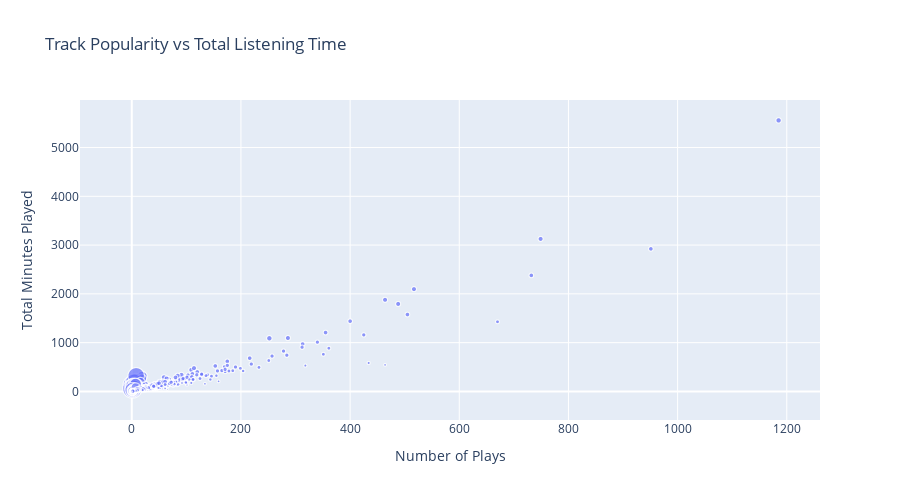

Here is the notebook cell this chart was saved with:
### Code cell
repeat_listening = df.groupby(['track_name', 'track_artist']).agg({
    'minutes_played': 'sum',
    'ts': 'count'
}).rename(columns={'ts': 'play_count'}).reset_index()

repeat_listening['avg_minutes_per_play'] = repeat_listening['minutes_played'] / repeat_listening['play_count']

fig = px.scatter(repeat_listening, 
                x='play_count', 
                y='minutes_played',
                size='avg_minutes_per_play',
                hover_data=['track_name', 'track_artist'],
                title='Track Popularity vs Total Listening Time',
                labels={'play_count': 'Number of Plays', 'minutes_played': 'Total Minutes Played'})
fig.update_layout(height=500)
fig.show()

### Figure 1 — Plotly figure (JSON) as saved in the notebook; plotly's stock layout.template omitted (floating-point values rounded to 4 significant figures; data arrays with more than 128 entries replaced by an {"elided": "..."} marker saying what was removed)
{"data": [{"customdata": {"elided": "5230x2 str values"}, "hovertemplate": "Number of Plays=%{x}<br>Total Minutes Played=%{y}<br>avg_minutes_per_play=%{marker.size}<br>track_name=%{customdata[0]}<br>track_artist=%{customdata[1]}<extra></extra>", "legendgroup": "", "marker": {"color": "#636efa", "size": {"elided": "5230 float values"}, "sizemode": "area", "sizeref": 0.1509, "symbol": "circle"}, "mode": "markers", "name": "", "showlegend": false, "type": "scattergl", "x": {"elided": "5230 int values"}, "xaxis": "x", "y": {"elided": "5230 float values"}, "yaxis": "y"}], "layout": {"height": 500, "legend": {"itemsizing": "constant", "tracegroupgap": 0}, "title": {"text": "Track Popularity vs Total Listening Time"}, "xaxis": {"anchor": "y", "domain": [0, 1], "title": {"text": "Number of Plays"}}, "yaxis": {"anchor": "x", "domain": [0, 1], "title": {"text": "Total Minutes Played"}}}}
